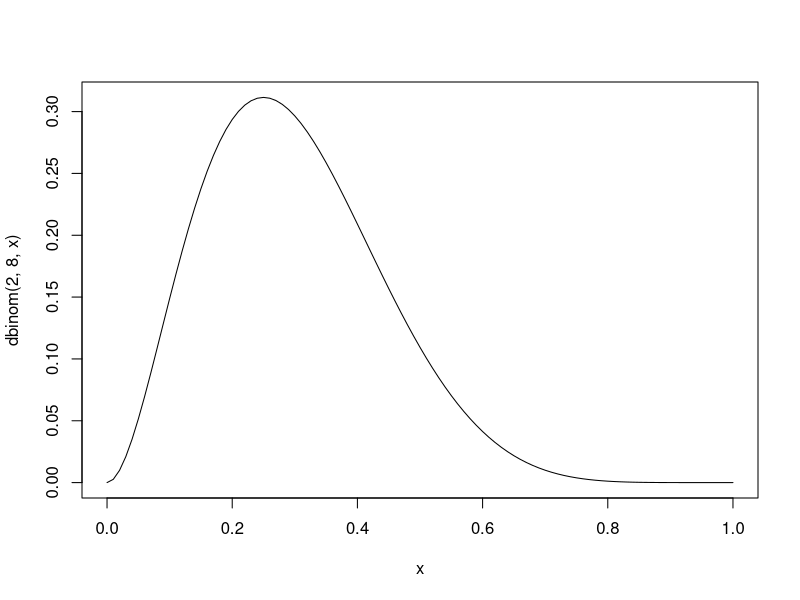
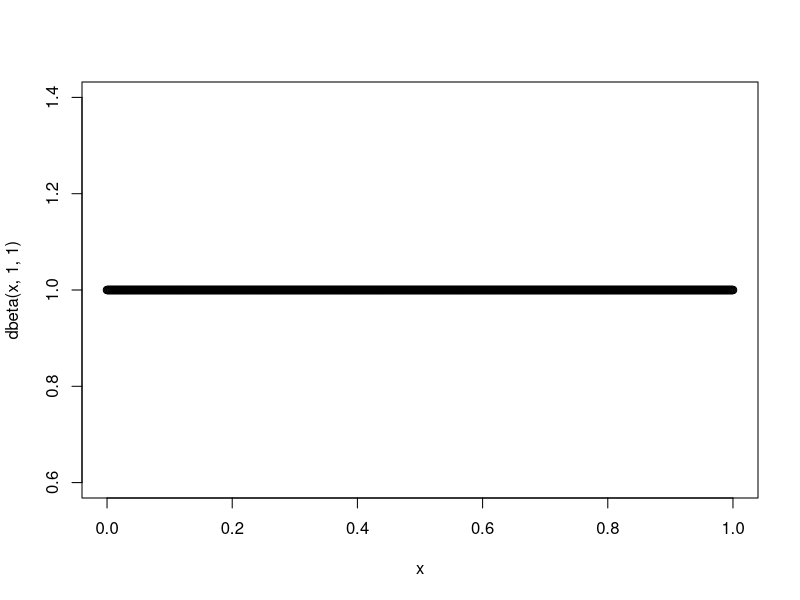
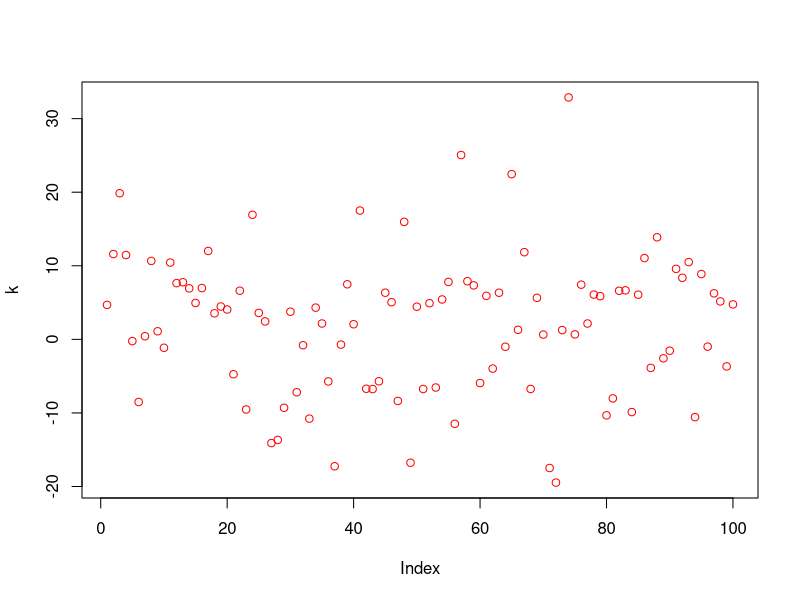
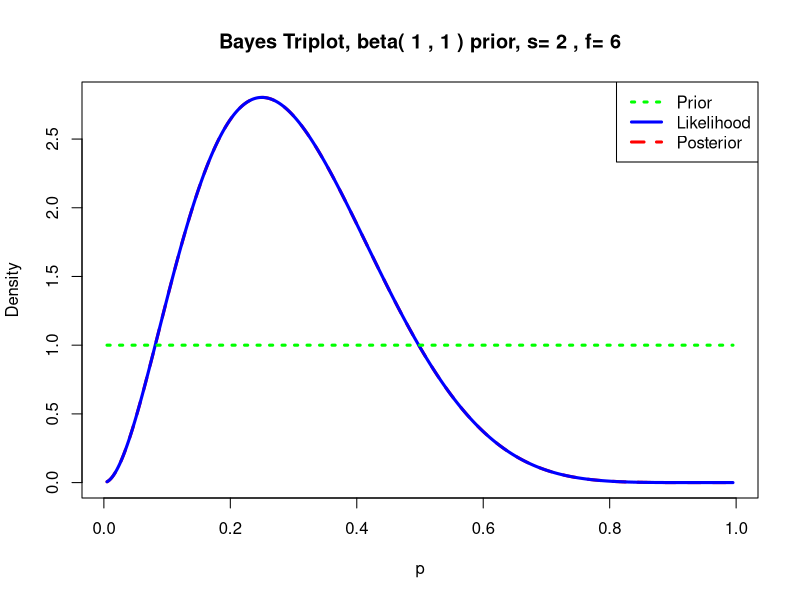
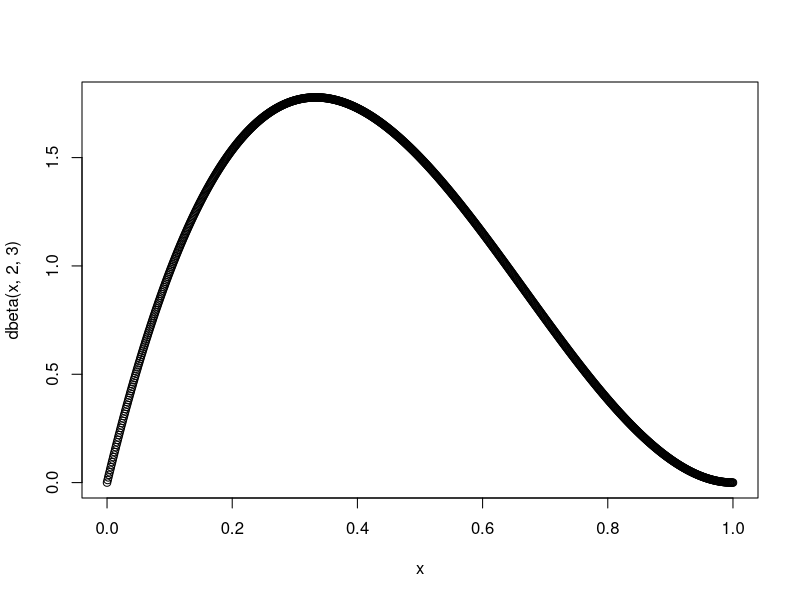
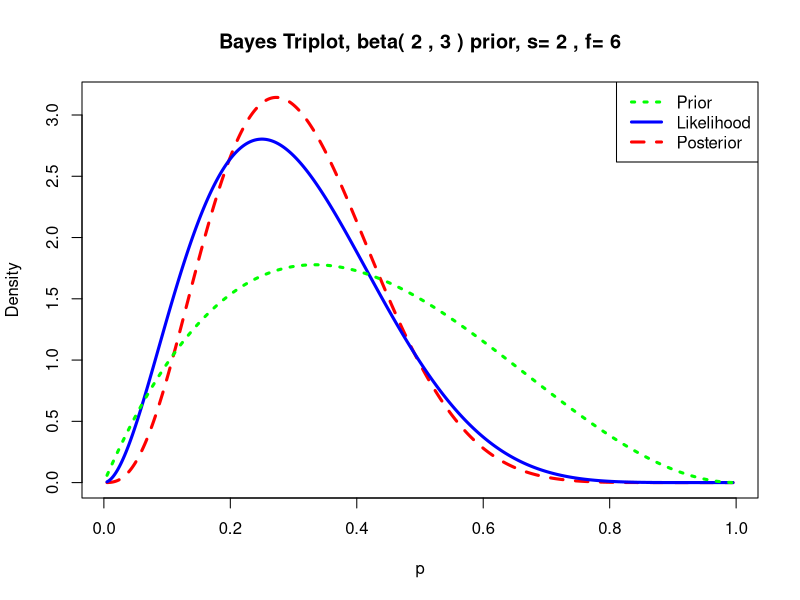
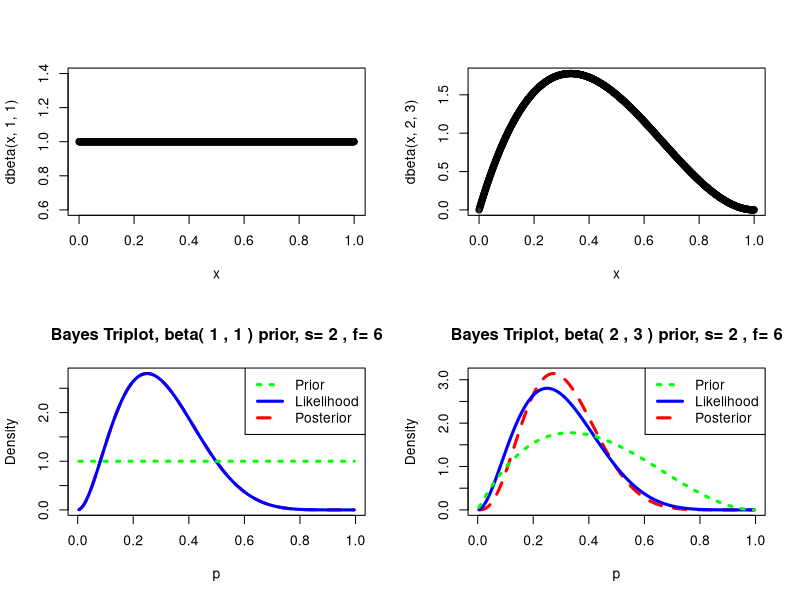
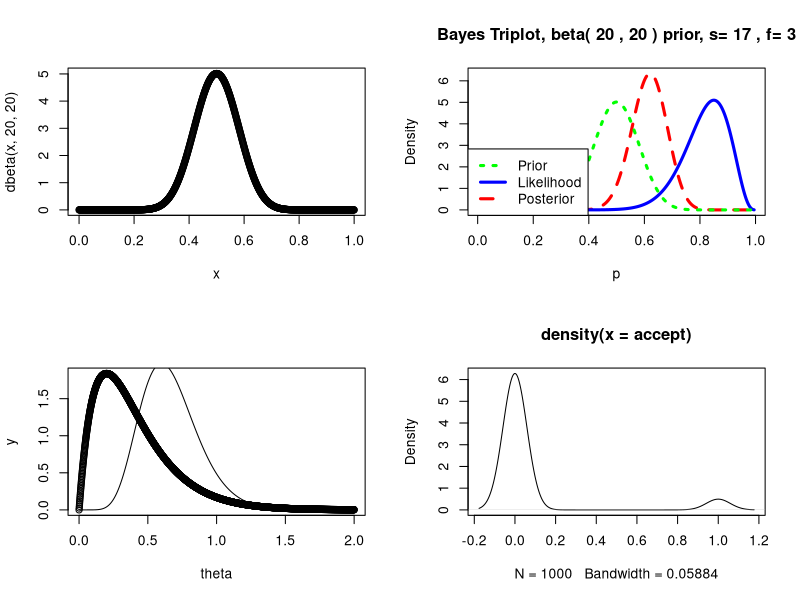

Source code (R) for these figures, in order:
library(LearnBayes)
curve(dbinom(2,8,x))
#we now plot the prior
x<-seq(0,1,by=0.001)
x
k<-rnorm(100,0,10)
plot(x,dbeta(x,1,1),lty=3)
plot(k,col="red",bg="green",new=TRUE)
#plot the posterior distribution
prior1=c(1,1)
data1=c(2,6)
triplot(prior1,data1,where="topright")


#====================================================
x<-seq(0,1,by=0.001)
x
#k<-rnorm(100,0,10)
plot(x,dbeta(x,2,3))
#plot(k,col="red",bg="green",new=TRUE)
#plot the posterior distribution
prior2=c(2,3)
data2=c(2,6)
triplot(prior2,data2,where="topright")
#are under curve is 1
#the pick of posterior lies somewere bwn the picks of prior and the likelihood
#coz combines information from the prior and the likelihood
#====================================================

par(mfrow=c(2,2))
x<-seq(0,1,by=0.001)
x
plot(x,dbeta(x,1,1))
plot(x,dbeta(x,2,3))
triplot(prior1,data1,where="topright")
triplot(prior2,data2,where="topright")
#====================================================
par(mfrow=c(2,2))
x<-seq(0,1,by=0.001)
x
prior2=c(20,20)
data2=c(17,3)
plot(x,dbeta(x,20,20))
triplot(prior2,data2,where="bottomleft")
#=====================================================
theta<-seq(0,2,0.001)
y<-dgamma(theta,2,5)
plot(theta,y,lim=range(0:3))
y2<-dgamma(theta,10,15)
lines(theta,y2)
legend(0,2.5,"prior")
legend(0.6,2.8,"posterior")
#=======================================================
N=1000
theta<-rbeta(N,9.2,13,8)
x<-rbinom(N,20,theta)
y<-0
accept<-ifelse(x>14.5,y+1,y+0)
plot(density(accept))
prob<-sum(accept/N)
prob
